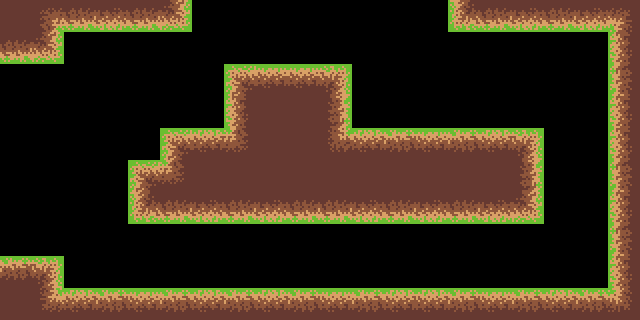

Below is a game level as drawn by its tile map, then a one-line description and the .tmx file that defines it, in full:
An orthogonal 20x10 tile map with 32x32 px tiles, 1 tile layer (Tile Layer 1) and 10 objects.

<map version="1.0" orientation="orthogonal" renderorder="right-up" width="20" height="10" tilewidth="32" tileheight="32" nextobjectid="14">
 <tileset firstgid="1" name="ground" tilewidth="32" tileheight="32" tilecount="70" columns="10">
  <image source="../../Tilemaps/ground_sprites.png" width="320" height="224" />
 </tileset>
 <layer name="Tile Layer 1" width="20" height="10">
  <data encoding="csv">
61,2,3,4,5,12,0,0,0,0,0,0,0,0,19,5,6,7,8,9,
3,12,0,0,0,0,0,0,0,0,0,0,0,0,0,0,0,0,0,30,
0,0,0,0,0,0,0,59,65,65,52,0,0,0,0,0,0,0,0,40,
0,0,0,0,0,0,0,50,70,70,41,0,0,0,0,0,0,0,0,50,
0,0,0,0,0,59,67,69,70,70,51,63,64,65,66,67,52,0,0,50,
0,0,0,0,59,69,70,70,70,70,70,70,70,70,70,70,41,0,0,40,
0,0,0,0,19,3,4,5,6,3,3,4,5,6,7,8,12,0,0,50,
0,0,0,0,0,0,0,0,0,0,0,0,0,0,0,0,0,0,0,40,
64,52,0,0,0,0,0,0,0,0,0,0,0,0,0,0,0,0,0,50,
61,62,63,64,65,66,67,68,63,64,65,66,67,63,64,65,66,67,68,60
</data>
 </layer>
 <objectgroup name="Colliders">
  <object id="1" x="0" y="0" width="64" height="64" />
  <object id="2" x="64" y="0" width="128" height="32" />
  <object id="3" x="0" y="256" width="64" height="32" />
  <object id="5" x="0" y="288" width="640" height="32" />
  <object id="6" x="448" y="0" width="192" height="32" />
  <object id="7" x="608" y="32" width="32" height="256" />
  <object id="8" x="352" y="128" width="192" height="96" />
  <object id="9" x="224" y="64" width="128" height="160" />
  <object id="11" x="160" y="128" width="64" height="96" />
  <object id="13" x="128" y="160" width="32" height="64" />
 </objectgroup>
</map>
